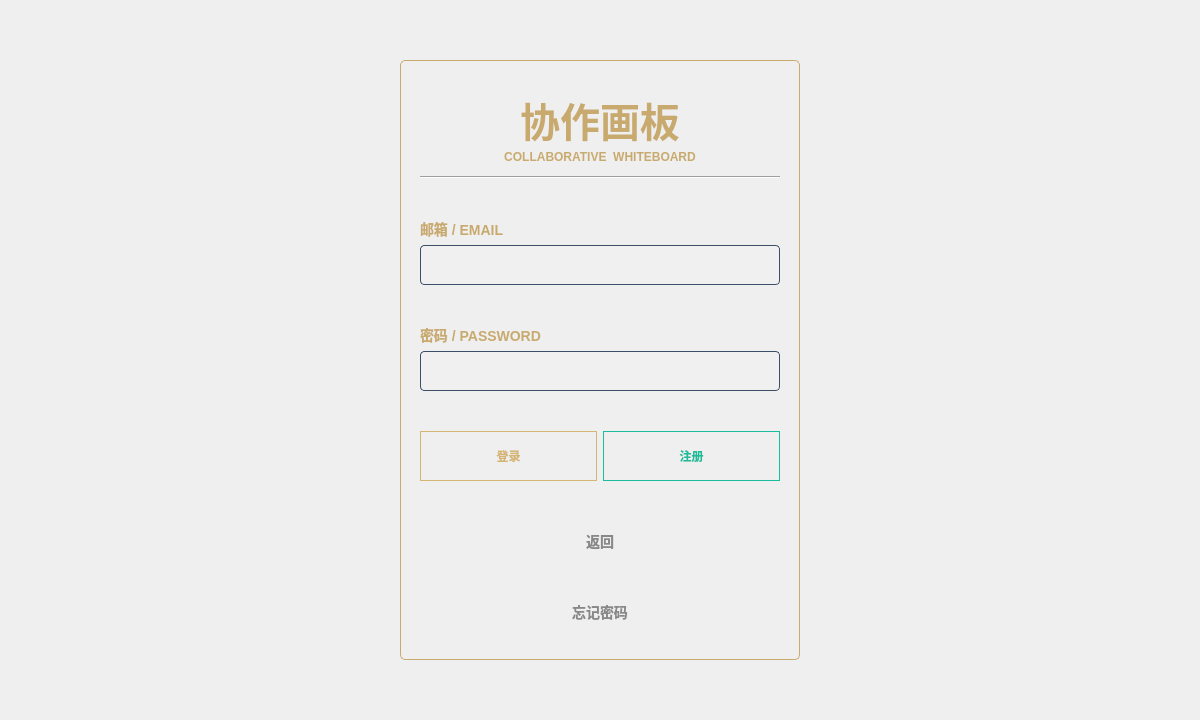
<?xml version="1.0" encoding="UTF-8"?>
<ui version="4.0">
 <class>LoginWidget</class>
 <widget class="QWidget" name="LoginWidget">
  <property name="geometry">
   <rect>
    <x>0</x>
    <y>0</y>
    <width>1200</width>
    <height>720</height>
   </rect>
  </property>
  <property name="minimumSize">
   <size>
    <width>1200</width>
    <height>720</height>
   </size>
  </property>
  <property name="maximumSize">
   <size>
    <width>1200</width>
    <height>720</height>
   </size>
  </property>
  <property name="windowTitle">
   <string>Form</string>
  </property>
  <layout class="QGridLayout" name="gridLayout">
   <item row="0" column="1">
    <spacer name="verticalSpacer">
     <property name="orientation">
      <enum>Qt::Vertical</enum>
     </property>
     <property name="sizeType">
      <enum>QSizePolicy::Expanding</enum>
     </property>
     <property name="sizeHint" stdset="0">
      <size>
       <width>20</width>
       <height>42</height>
      </size>
     </property>
    </spacer>
   </item>
   <item row="1" column="0">
    <spacer name="horizontalSpacer">
     <property name="orientation">
      <enum>Qt::Horizontal</enum>
     </property>
     <property name="sizeType">
      <enum>QSizePolicy::Expanding</enum>
     </property>
     <property name="sizeHint" stdset="0">
      <size>
       <width>382</width>
       <height>20</height>
      </size>
     </property>
    </spacer>
   </item>
   <item row="1" column="1">
    <widget class="QWidget" name="widget" native="true">
     <property name="minimumSize">
      <size>
       <width>400</width>
       <height>600</height>
      </size>
     </property>
     <property name="maximumSize">
      <size>
       <width>400</width>
       <height>600</height>
      </size>
     </property>
     <property name="styleSheet">
      <string notr="true">#widget{	
	border: 1px solid #C8AA6E;      
	font-family: 'Microsoft YaHei';
	border-radius: 5px;
}</string>
     </property>
     <layout class="QVBoxLayout" name="verticalLayout_4">
      <property name="leftMargin">
       <number>20</number>
      </property>
      <property name="topMargin">
       <number>0</number>
      </property>
      <property name="rightMargin">
       <number>20</number>
      </property>
      <property name="bottomMargin">
       <number>0</number>
      </property>
      <item>
       <layout class="QVBoxLayout" name="verticalLayout">
        <item>
         <widget class="QLabel" name="draw_label">
          <property name="minimumSize">
           <size>
            <width>0</width>
            <height>50</height>
           </size>
          </property>
          <property name="maximumSize">
           <size>
            <width>16777215</width>
            <height>50</height>
           </size>
          </property>
          <property name="styleSheet">
           <string notr="true">	border: none;      
   	color: #C8AA6E;
	font-size: 40px;
	font-weight: bold;
	font-family: 'Microsoft YaHei';</string>
          </property>
          <property name="text">
           <string>协作画板</string>
          </property>
          <property name="alignment">
           <set>Qt::AlignCenter</set>
          </property>
         </widget>
        </item>
        <item>
         <widget class="QLabel" name="draw_label_en">
          <property name="minimumSize">
           <size>
            <width>0</width>
            <height>20</height>
           </size>
          </property>
          <property name="maximumSize">
           <size>
            <width>16777215</width>
            <height>20</height>
           </size>
          </property>
          <property name="styleSheet">
           <string notr="true">	border: none;      
   	color: #C8AA6E;
	font-size: 12px;
	font-weight: bold;
	font-family: 'Microsoft YaHei';</string>
          </property>
          <property name="text">
           <string>COLLABORATIVE  WHITEBOARD</string>
          </property>
          <property name="alignment">
           <set>Qt::AlignHCenter|Qt::AlignTop</set>
          </property>
         </widget>
        </item>
        <item>
         <widget class="Line" name="line">
          <property name="styleSheet">
           <string notr="true">/* 水平线 */
QFrame[frameShape=&quot;4&quot;] {
    border: none;
    /* 最后那个数字 120 是透明度(0-255)，越小越淡，看起来越细 */
    background-color: rgba(200, 170, 110, 120); 
    max-height: 1px;     /* 物理占用依然是 1px */
    min-height: 1px;
}</string>
          </property>
          <property name="orientation">
           <enum>Qt::Horizontal</enum>
          </property>
         </widget>
        </item>
       </layout>
      </item>
      <item>
       <layout class="QVBoxLayout" name="verticalLayout_2">
        <item>
         <widget class="QLabel" name="email_lbl">
          <property name="minimumSize">
           <size>
            <width>0</width>
            <height>20</height>
           </size>
          </property>
          <property name="maximumSize">
           <size>
            <width>16777215</width>
            <height>20</height>
           </size>
          </property>
          <property name="styleSheet">
           <string notr="true">   	color: #C8AA6E;
	font-size: 14px;
	font-weight: bold;
	font-family: 'Microsoft YaHei';</string>
          </property>
          <property name="text">
           <string>邮箱 / EMAIL</string>
          </property>
         </widget>
        </item>
        <item>
         <widget class="QLineEdit" name="email_edit">
          <property name="minimumSize">
           <size>
            <width>0</width>
            <height>40</height>
           </size>
          </property>
          <property name="maximumSize">
           <size>
            <width>16777215</width>
            <height>40</height>
           </size>
          </property>
          <property name="styleSheet">
           <string notr="true">QLineEdit {
    background-color: rgba(255, 255, 255, 0.05); /* 极淡的白色透明背景 */
    border: 1px solid #3d4f68;                   /* 蓝灰色边框 */
    border-radius: 4px;                          /* 轻微圆角 */
    padding: 8px 10px;                           /* 内部文字间距 */
    color: #cccccc;                              /* 输入文字颜色：浅灰 */
    font-family: &quot;Microsoft YaHei&quot;;
    font-size: 14px;
    selection-background-color: #d4b574;         /* 选中文字背景色：金色 */
}

/* 输入框获得焦点时 */
QLineEdit:focus {
    border: 1px solid #d4b574; /* 获得焦点变金色边框 */
    background-color: rgba(255, 255, 255, 0.08);
}</string>
          </property>
         </widget>
        </item>
       </layout>
      </item>
      <item>
       <layout class="QVBoxLayout" name="verticalLayout_3">
        <item>
         <widget class="QLabel" name="password_lbl">
          <property name="minimumSize">
           <size>
            <width>0</width>
            <height>20</height>
           </size>
          </property>
          <property name="maximumSize">
           <size>
            <width>16777215</width>
            <height>20</height>
           </size>
          </property>
          <property name="styleSheet">
           <string notr="true">   	color: #C8AA6E;
	font-size: 14px;
	font-weight: bold;
	font-family: 'Microsoft YaHei';</string>
          </property>
          <property name="text">
           <string>密码 / PASSWORD</string>
          </property>
         </widget>
        </item>
        <item>
         <widget class="QLineEdit" name="passworld_edit">
          <property name="minimumSize">
           <size>
            <width>0</width>
            <height>40</height>
           </size>
          </property>
          <property name="maximumSize">
           <size>
            <width>16777215</width>
            <height>40</height>
           </size>
          </property>
          <property name="styleSheet">
           <string notr="true">QLineEdit {
    background-color: rgba(255, 255, 255, 0.05); /* 极淡的白色透明背景 */
    border: 1px solid #3d4f68;                   /* 蓝灰色边框 */
    border-radius: 4px;                          /* 轻微圆角 */
    padding: 8px 10px;                           /* 内部文字间距 */
    color: #cccccc;                              /* 输入文字颜色：浅灰 */
    font-family: &quot;Microsoft YaHei&quot;;
    font-size: 14px;
    selection-background-color: #d4b574;         /* 选中文字背景色：金色 */
}

/* 输入框获得焦点时 */
QLineEdit:focus {
    border: 1px solid #d4b574; /* 获得焦点变金色边框 */
    background-color: rgba(255, 255, 255, 0.08);
}</string>
          </property>
         </widget>
        </item>
       </layout>
      </item>
      <item>
       <layout class="QHBoxLayout" name="horizontalLayout">
        <item>
         <widget class="QPushButton" name="login_btn">
          <property name="minimumSize">
           <size>
            <width>0</width>
            <height>50</height>
           </size>
          </property>
          <property name="maximumSize">
           <size>
            <width>16777215</width>
            <height>50</height>
           </size>
          </property>
          <property name="styleSheet">
           <string notr="true">QPushButton#login_btn {
    border: 1px solid #d4b574;  /* 金色边框 */
    color: #d4b574;             /* 金色文字 */
	font-weight: bold;
}

QPushButton#login_btn:hover {
    background-color: rgba(212, 181, 116, 0.1); /* 悬停时微亮 */
    border: 1px solid #ead095;
	font-weight: bold;
}

QPushButton#login_btn:pressed {
    background-color: rgba(212, 181, 116, 0.2); /* 按下效果 */
    padding-top: 1px; /* 模拟按压位移 */
    padding-left: 1px;
	font-weight: bold;
}</string>
          </property>
          <property name="text">
           <string>登录</string>
          </property>
         </widget>
        </item>
        <item>
         <widget class="QPushButton" name="register_btn">
          <property name="minimumSize">
           <size>
            <width>0</width>
            <height>50</height>
           </size>
          </property>
          <property name="maximumSize">
           <size>
            <width>16777215</width>
            <height>50</height>
           </size>
          </property>
          <property name="styleSheet">
           <string notr="true">QPushButton#register_btn {
    border: 1px solid #1abc9c;  /* 青色边框 */
    color: #1abc9c;             /* 青色文字 */
	font-weight: bold;
}

QPushButton#register_btn:hover {
    background-color: rgba(26, 188, 156, 0.1); /* 悬停微亮 */
    border: 1px solid #3de3c2;
	font-weight: bold;
}

QPushButton#register_btn:pressed {
    background-color: rgba(26, 188, 156, 0.2);
    padding-top: 1px;
    padding-left: 1px;
	font-weight: bold;
}</string>
          </property>
          <property name="text">
           <string>注册</string>
          </property>
         </widget>
        </item>
       </layout>
      </item>
      <item>
       <widget class="QPushButton" name="cannel_btn">
        <property name="minimumSize">
         <size>
          <width>0</width>
          <height>40</height>
         </size>
        </property>
        <property name="maximumSize">
         <size>
          <width>16777215</width>
          <height>40</height>
         </size>
        </property>
        <property name="styleSheet">
         <string notr="true">QPushButton#cannel_btn {
    border: none;       /* 无边框 */
    color: #888888;     /* 深灰色文字 */
    font-size: 14px;
    font-weight: normal;
	font-weight: bold;
}

QPushButton#cannel_btn:hover {
    color: #bbbbbb;     /* 悬停变亮灰 */
    text-decoration: underline; /* 悬停加下划线(可选) */
	font-weight: bold;
}

QPushButton#cannel_btn:pressed {
    color: #d4b574;     /* 按下变金色 */
	font-weight: bold;
}</string>
        </property>
        <property name="text">
         <string>返回</string>
        </property>
       </widget>
      </item>
      <item>
       <widget class="QPushButton" name="reset_btn">
        <property name="styleSheet">
         <string notr="true">QPushButton#reset_btn {
    border: none;       /* 无边框 */
    color: #888888;     /* 深灰色文字 */
    font-size: 14px;
    font-weight: normal;
	font-weight: bold;
}

QPushButton#reset_btn:hover {
    color: #bbbbbb;     /* 悬停变亮灰 */
    text-decoration: underline; /* 悬停加下划线(可选) */
	font-weight: bold;
}

QPushButton#reset_btn:pressed {
    color: #d4b574;     /* 按下变金色 */
	font-weight: bold;
}</string>
        </property>
        <property name="text">
         <string>忘记密码</string>
        </property>
       </widget>
      </item>
     </layout>
    </widget>
   </item>
   <item row="1" column="2">
    <spacer name="horizontalSpacer_2">
     <property name="orientation">
      <enum>Qt::Horizontal</enum>
     </property>
     <property name="sizeType">
      <enum>QSizePolicy::Expanding</enum>
     </property>
     <property name="sizeHint" stdset="0">
      <size>
       <width>382</width>
       <height>20</height>
      </size>
     </property>
    </spacer>
   </item>
   <item row="2" column="1">
    <spacer name="verticalSpacer_2">
     <property name="orientation">
      <enum>Qt::Vertical</enum>
     </property>
     <property name="sizeType">
      <enum>QSizePolicy::Expanding</enum>
     </property>
     <property name="sizeHint" stdset="0">
      <size>
       <width>20</width>
       <height>42</height>
      </size>
     </property>
    </spacer>
   </item>
  </layout>
 </widget>
 <resources/>
 <connections/>
</ui>
